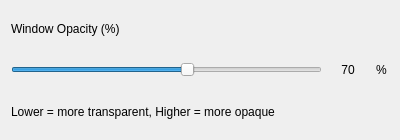
<?xml version="1.0" encoding="UTF-8"?>
<ui version="4.0">
  <class>KdeTransConfigForm</class>
  <widget class="QWidget" name="KdeTransConfigForm">
    <property name="geometry">
      <rect>
        <x>0</x>
        <y>0</y>
        <width>400</width>
        <height>140</height>
      </rect>
    </property>
    <property name="windowTitle">
      <string>KDE‑Trans Settings</string>
    </property>
    <layout class="QVBoxLayout" name="verticalLayout">
      
      <item>
        <widget class="QLabel" name="labelOpacity">
          <property name="text">
            <string>Window Opacity (%)</string>
          </property>
        </widget>
      </item>
      
      <item>
        <layout class="QHBoxLayout" name="horizontalSliderLayout">
          <item>
            <widget class="QSlider" name="kcfg_windowOpacityPercentage">
              <property name="orientation">
                <enum>Qt::Horizontal</enum>
              </property>
              <property name="minimum">
                <number>30</number>
              </property>
              <property name="maximum">
                <number>100</number>
              </property>
              <property name="value">
                <number>70</number>
              </property>
              <property name="toolTip">
                <string>Adjust window opacity (lower = more transparent)</string>
              </property>
              <property name="minimumSize">
                <size>
                  <width>250</width>
                  <height>24</height>
                </size>
              </property>
            </widget>
          </item>
          <item>
            <widget class="QLabel" name="labelCurrentValue">
              <property name="text">
                <string>70</string>
              </property>
              <property name="minimumSize">
                <size>
                  <width>40</width>
                  <height>24</height>
                </size>
              </property>
              <property name="alignment">
                <set>Qt::AlignCenter</set>
              </property>
            </widget>
          </item>
          <item>
            <widget class="QLabel" name="labelPercentSign">
              <property name="text">
                <string>%</string>
              </property>
              <property name="minimumSize">
                <size>
                  <width>15</width>
                  <height>24</height>
                </size>
              </property>
              <property name="alignment">
                <set>Qt::AlignCenter</set>
              </property>
            </widget>
          </item>
        </layout>
      </item>
      
      <item>
        <widget class="QLabel" name="labelHint">
          <property name="text">
            <string>Lower = more transparent, Higher = more opaque</string>
          </property>
          <property name="wordWrap">
            <bool>true</bool>
          </property>
        </widget>
      </item>
    </layout>
  </widget>
  
  <connections>
    <connection>
      <sender>kcfg_windowOpacityPercentage</sender>
      <signal>valueChanged(int)</signal>
      <receiver>labelCurrentValue</receiver>
      <slot>setNum(int)</slot>
    </connection>
  </connections>
  
  <resources/>
</ui>
